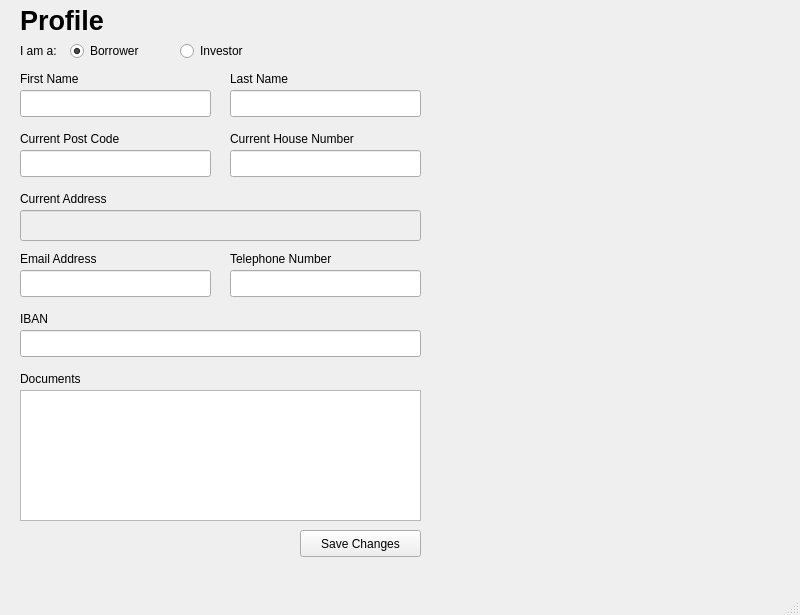
<?xml version="1.0" encoding="UTF-8"?>
<ui version="4.0">
 <class>MainWindow</class>
 <widget class="QMainWindow" name="MainWindow">
  <property name="geometry">
   <rect>
    <x>0</x>
    <y>0</y>
    <width>800</width>
    <height>615</height>
   </rect>
  </property>
  <property name="windowTitle">
   <string>MainWindow</string>
  </property>
  <widget class="QWidget" name="centralwidget">
   <widget class="QLabel" name="profile_title">
    <property name="geometry">
     <rect>
      <x>20</x>
      <y>10</y>
      <width>191</width>
      <height>21</height>
     </rect>
    </property>
    <property name="font">
     <font>
      <pointsize>20</pointsize>
      <weight>75</weight>
      <bold>true</bold>
     </font>
    </property>
    <property name="text">
     <string>Profile</string>
    </property>
   </widget>
   <widget class="QLabel" name="profile_role_label">
    <property name="geometry">
     <rect>
      <x>20</x>
      <y>40</y>
      <width>57</width>
      <height>21</height>
     </rect>
    </property>
    <property name="text">
     <string>I am a:</string>
    </property>
   </widget>
   <widget class="QRadioButton" name="profile_borrower_radiobutton">
    <property name="geometry">
     <rect>
      <x>70</x>
      <y>40</y>
      <width>104</width>
      <height>22</height>
     </rect>
    </property>
    <property name="text">
     <string>Borrower</string>
    </property>
    <property name="checked">
     <bool>true</bool>
    </property>
   </widget>
   <widget class="QRadioButton" name="profile_investor_radiobutton">
    <property name="geometry">
     <rect>
      <x>180</x>
      <y>40</y>
      <width>104</width>
      <height>22</height>
     </rect>
    </property>
    <property name="text">
     <string>Investor</string>
    </property>
    <property name="checked">
     <bool>false</bool>
    </property>
   </widget>
   <widget class="QLabel" name="profile_firstname_label">
    <property name="geometry">
     <rect>
      <x>20</x>
      <y>70</y>
      <width>131</width>
      <height>17</height>
     </rect>
    </property>
    <property name="text">
     <string>First Name</string>
    </property>
   </widget>
   <widget class="QLineEdit" name="profile_firstname_lineedit">
    <property name="geometry">
     <rect>
      <x>20</x>
      <y>90</y>
      <width>191</width>
      <height>27</height>
     </rect>
    </property>
   </widget>
   <widget class="QLabel" name="profile_lastname_label">
    <property name="geometry">
     <rect>
      <x>230</x>
      <y>70</y>
      <width>211</width>
      <height>17</height>
     </rect>
    </property>
    <property name="text">
     <string>Last Name</string>
    </property>
   </widget>
   <widget class="QLineEdit" name="profile_lastname_lineedit">
    <property name="geometry">
     <rect>
      <x>230</x>
      <y>90</y>
      <width>191</width>
      <height>27</height>
     </rect>
    </property>
   </widget>
   <widget class="QLabel" name="profile_postcode_label">
    <property name="geometry">
     <rect>
      <x>20</x>
      <y>130</y>
      <width>141</width>
      <height>17</height>
     </rect>
    </property>
    <property name="text">
     <string>Current Post Code</string>
    </property>
   </widget>
   <widget class="QLineEdit" name="profile_postcode_lineedit">
    <property name="geometry">
     <rect>
      <x>20</x>
      <y>150</y>
      <width>191</width>
      <height>27</height>
     </rect>
    </property>
   </widget>
   <widget class="QLabel" name="profile_housenumber_label">
    <property name="geometry">
     <rect>
      <x>230</x>
      <y>130</y>
      <width>171</width>
      <height>17</height>
     </rect>
    </property>
    <property name="text">
     <string>Current House Number</string>
    </property>
   </widget>
   <widget class="QLineEdit" name="profile_housenumber_lineedit">
    <property name="geometry">
     <rect>
      <x>230</x>
      <y>150</y>
      <width>191</width>
      <height>27</height>
     </rect>
    </property>
   </widget>
   <widget class="QLabel" name="profile_address_label">
    <property name="geometry">
     <rect>
      <x>20</x>
      <y>190</y>
      <width>141</width>
      <height>17</height>
     </rect>
    </property>
    <property name="text">
     <string>Current Address</string>
    </property>
   </widget>
   <widget class="QLabel" name="profile_phonenumber_label">
    <property name="geometry">
     <rect>
      <x>230</x>
      <y>250</y>
      <width>141</width>
      <height>17</height>
     </rect>
    </property>
    <property name="text">
     <string>Telephone Number</string>
    </property>
   </widget>
   <widget class="QLineEdit" name="profile_phonenumber_lineedit">
    <property name="enabled">
     <bool>true</bool>
    </property>
    <property name="geometry">
     <rect>
      <x>230</x>
      <y>270</y>
      <width>191</width>
      <height>27</height>
     </rect>
    </property>
   </widget>
   <widget class="QLabel" name="profile_email_label">
    <property name="geometry">
     <rect>
      <x>20</x>
      <y>250</y>
      <width>141</width>
      <height>17</height>
     </rect>
    </property>
    <property name="text">
     <string>Email Address</string>
    </property>
   </widget>
   <widget class="QLineEdit" name="profile_email_lineedit">
    <property name="geometry">
     <rect>
      <x>20</x>
      <y>270</y>
      <width>191</width>
      <height>27</height>
     </rect>
    </property>
   </widget>
   <widget class="QLabel" name="profile_documents_label">
    <property name="geometry">
     <rect>
      <x>20</x>
      <y>370</y>
      <width>181</width>
      <height>17</height>
     </rect>
    </property>
    <property name="text">
     <string>Documents</string>
    </property>
   </widget>
   <widget class="QPushButton" name="profile_save_button">
    <property name="geometry">
     <rect>
      <x>300</x>
      <y>530</y>
      <width>121</width>
      <height>27</height>
     </rect>
    </property>
    <property name="text">
     <string>Save Changes</string>
    </property>
   </widget>
   <widget class="QLineEdit" name="profile_address_lineedit">
    <property name="enabled">
     <bool>false</bool>
    </property>
    <property name="geometry">
     <rect>
      <x>20</x>
      <y>210</y>
      <width>401</width>
      <height>31</height>
     </rect>
    </property>
   </widget>
   <widget class="QLabel" name="profile_iban_label">
    <property name="geometry">
     <rect>
      <x>20</x>
      <y>310</y>
      <width>57</width>
      <height>17</height>
     </rect>
    </property>
    <property name="text">
     <string>IBAN</string>
    </property>
   </widget>
   <widget class="QLineEdit" name="profile_iban_lineedit">
    <property name="geometry">
     <rect>
      <x>20</x>
      <y>330</y>
      <width>401</width>
      <height>27</height>
     </rect>
    </property>
   </widget>
   <widget class="QListWidget" name="profile_documents_list">
    <property name="geometry">
     <rect>
      <x>20</x>
      <y>390</y>
      <width>401</width>
      <height>131</height>
     </rect>
    </property>
   </widget>
  </widget>
  <widget class="QMenuBar" name="menubar">
   <property name="geometry">
    <rect>
     <x>0</x>
     <y>0</y>
     <width>800</width>
     <height>25</height>
    </rect>
   </property>
  </widget>
  <widget class="QStatusBar" name="statusbar"/>
 </widget>
 <resources/>
 <connections>
  <connection>
   <sender>profile_investor_radiobutton</sender>
   <signal>toggled(bool)</signal>
   <receiver>profile_housenumber_lineedit</receiver>
   <slot>setDisabled(bool)</slot>
   <hints>
    <hint type="sourcelabel">
     <x>238</x>
     <y>84</y>
    </hint>
    <hint type="destinationlabel">
     <x>251</x>
     <y>193</y>
    </hint>
   </hints>
  </connection>
  <connection>
   <sender>profile_investor_radiobutton</sender>
   <signal>toggled(bool)</signal>
   <receiver>profile_postcode_lineedit</receiver>
   <slot>setDisabled(bool)</slot>
   <hints>
    <hint type="sourcelabel">
     <x>213</x>
     <y>77</y>
    </hint>
    <hint type="destinationlabel">
     <x>146</x>
     <y>201</y>
    </hint>
   </hints>
  </connection>
  <connection>
   <sender>profile_investor_radiobutton</sender>
   <signal>toggled(bool)</signal>
   <receiver>profile_phonenumber_lineedit</receiver>
   <slot>setDisabled(bool)</slot>
   <hints>
    <hint type="sourcelabel">
     <x>277</x>
     <y>77</y>
    </hint>
    <hint type="destinationlabel">
     <x>230</x>
     <y>321</y>
    </hint>
   </hints>
  </connection>
 </connections>
 <slots>
  <slot>setEnabled()</slot>
  <slot>setDisbled()</slot>
 </slots>
</ui>
